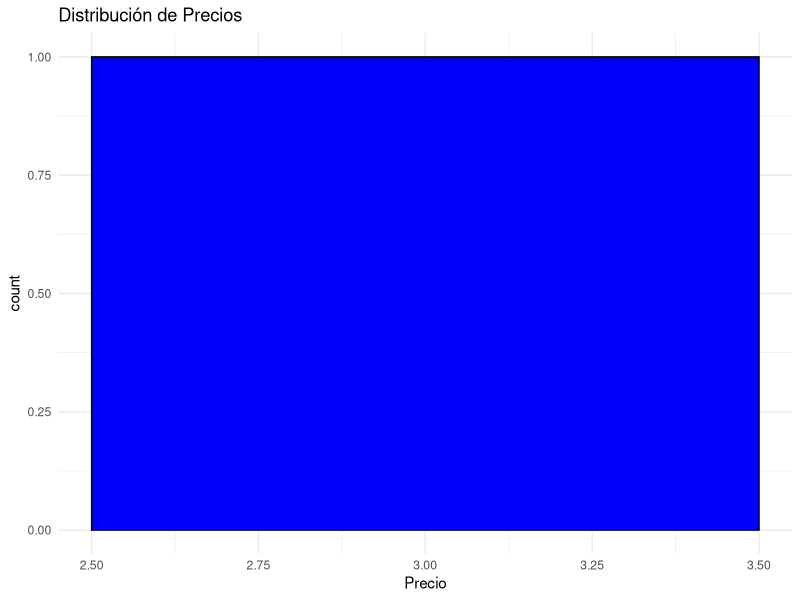
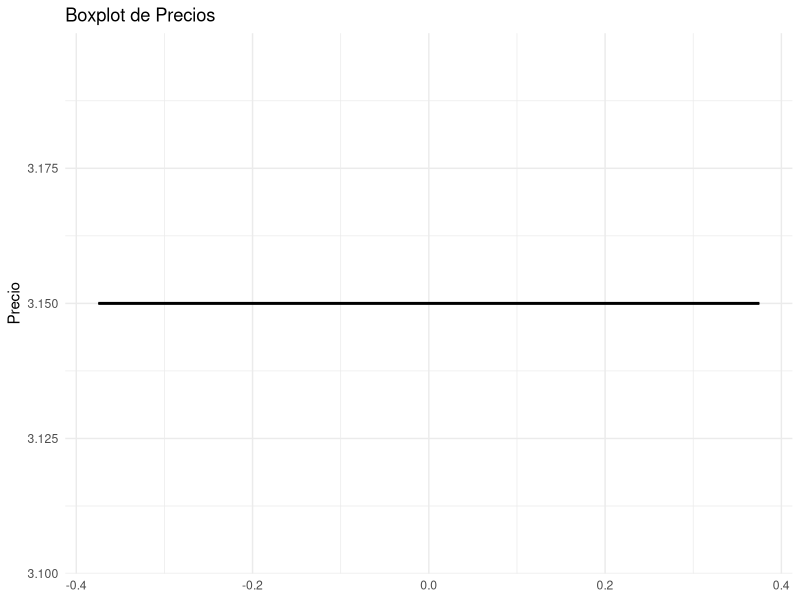

Recreate these plots in R, in order.
## ---- chunk 1
knitr::opts_chunk$set(warning = TRUE)
## ---- chunk 2
library(readr)
library(stringr)
library(dplyr)
library(forcats)
productos <- read_csv("productos.csv")
## ---- chunk 3
head(productos)
## ---- chunk 4
# "Nombre no disponible" como NA
productos$Nombre[productos$Nombre == "Nombre no disponible"] <- NA
# "Marca no disponible como NA
productos$Marca[productos$Marca == "Marca no disponible"] <- NA
# "Precio no disponible" como NA
productos$Precio[productos$Precio == "Precio no disponible"] <- NA
# "Unidad no disponible" como NA
productos$unidad[productos$unidad == "Unidad no disponible"] <- NA
# "Precio por unidad no disponible" como NA
productos$precio_unidad[productos$precio_unidad == "Precio por unidad no disponible"] <- NA
# "Categoría no disponible" como NA
productos$Categoria[productos$Categoria == "Categoría no disponible"] <- NA
# "Subcategoría no disponible" como NA
productos$Subcategoria[productos$Subcategoria == "Subcategoría no disponible"] <- NA
# "Subcategoría no disponible" como NA
productos$Estado[productos$Estado == "Estado no disponible"] <- NA
## ---- chunk 5
# Preparación variables
productos <- productos %>% 
  mutate(Precio = gsub(" €", "", Precio),
         Precio = gsub(",", ".", Precio),
         Precio = as.numeric(Precio),
         unidad = ifelse(str_detect(precio_unidad, "/"), str_split(precio_unidad, "/", simplify = TRUE)[ ,2], unidad),
         precio_unidad = ifelse(str_detect(precio_unidad, "/"), str_split(precio_unidad, "/", simplify = TRUE)[,1], precio_unidad),
         precio_unidad = gsub("\\€", "", precio_unidad),
         precio_unidad = gsub(",", ".", precio_unidad),
         # Utilizamos sub() para sacar solo el primer punto que se encuentre (quitar puntos de los miles)
         precio_unidad = ifelse(str_count(precio_unidad, pattern = "\\.") > 1, sub("\\.", "", precio_unidad), precio_unidad),
         precio_unidad = str_remove_all(precio_unidad, "\\s"),
         precio_unidad = as.numeric(precio_unidad),
         Marca = as.factor(Marca),
         Supermercado = as.factor(Supermercado),
         unidad = as.factor(unidad),
         Categoria = as.factor(Categoria),
         Subcategoria = as.factor(Subcategoria),
         Estado = as.factor(Estado)
         )

# To DO 

# Unificar factores con valores diferentes en cada tienda pero que significan lo mismo.
## ---- chunk 6
# Unificar levels de la variable unidad
productos$unidad <- fct_collapse(productos$unidad, KILO = c(" Kgr.", "1 Kg", "KILO")) %>% 
                        fct_collapse(UNIDAD = c("1 U", " Und.", "UNIDAD")) %>% 
                        fct_collapse(LITRO = c(" Litro", "1 L", "LITRO")) %>%
                        fct_collapse(METRO = c(" MTS", "1 M", "METRO")) %>% 
                        fct_collapse(`100ml` = c(" 100ml", "100 ml", "100 ML.")) %>% # Transofrmar a LITRO?
                        fct_collapse(`100g` = c(" 100GR", "100 Gr", "100 GR.")) %>% # Transdormar a KILO?
                        fct_collapse(DOCENA = c(" doce", "1 Dc", "DOCENA")) %>% # Transformar a UNIDAD?
                        fct_collapse(LAVADO = c("1 Lv", "LAVADO", "1 Do", " Dosis")) #Transformar a UNIDAD?
## ---- chunk 7
summary(productos)
## ---- chunk 8
productos <- productos[ ,-c(5,6)]
## ---- chunk 9
# Proporción de valores faltantes por columna
colSums(is.na(productos)) / nrow(productos)
## ---- chunk 10
# Faltantes por supermercado
table(productos$Supermercado, is.na(productos$Marca)) %>% prop.table(margin = 2)

# Faltantes por supermercado
table(productos$Supermercado, is.na(productos$Categoria)) %>% prop.table(margin = 2)

# Faltantes por supermercado
table(productos$Supermercado, is.na(productos$Subcategoria)) %>% prop.table(margin = 2)
## ---- chunk 11
# Proporcion de filas con valores faltantes en Nombre, Precio, unidad, precio_unidad
sum(is.na(productos$Nombre) & is.na(productos$Precio) & is.na(productos$unidad) & is.na(productos$precio_unidad))/nrow(productos)
## ---- chunk 12
# Eliminamos todas las filas que se han contado anteriormente
productos <- productos[!(is.na(productos$Nombre) & is.na(productos$Precio) & is.na(productos$unidad) & is.na(productos$precio_unidad)), ]
## ---- chunk 13
library(readr)
library(dplyr)
library(stringr)
library(stringi)


# Separar datos en dos conjuntos: uno con categorías conocidas y otro sin ellas
datos_con_categoria <- productos %>% filter(!is.na(Categoria) & !is.na(Subcategoria))
datos_sin_categoria <- productos %>% filter(is.na(Categoria) | is.na(Subcategoria))

# Función para escapar caracteres especiales en expresiones regulares
escape_regex <- function(string) {
  # Usamos stri_escape_unicode para escapar adecuadamente caracteres especiales
  escaped_string <- stri_escape_unicode(string)
  # Reemplazamos manualmente ciertos caracteres que necesitan doble escape en contextos regex
  escaped_string <- gsub("([\\[\\]\\^\\$\\.\\|\\?\\*\\+\\(\\)\\{\\}\\=!<>:\\-])", "\\\\\\1", escaped_string, perl = TRUE)
  return(escaped_string)
}

# Función para buscar coincidencias de palabras y asignar categorías
asignar_categorias <- function(nombre_producto, datos_referencia) {
  # Preparar patrón de búsqueda basado en el nombre del producto
  # Dividir el nombre en palabras, escapar caracteres especiales y crear un patrón de búsqueda flexible
  palabras <- unlist(str_split(nombre_producto, "\\s+"))
  palabras <- sapply(palabras, escape_regex, USE.NAMES = FALSE)
  patron <- paste(palabras, collapse = "|")
  
  # Buscar coincidencias en los nombres de productos con categorías conocidas
  indices <- which(str_detect(datos_referencia$Nombre, regex(patron, ignore_case = TRUE)))
  
  if (length(indices) > 0) {
    categorias_encontradas <- datos_referencia$Categoria[indices]
    subcategorias_encontradas <- datos_referencia$Subcategoria[indices]
    
    # Devolver la categoría y subcategoría más frecuentes encontradas
    categoria_final <- names(which.max(table(categorias_encontradas)))
    subcategoria_final <- names(which.max(table(subcategorias_encontradas)))
    return(c(categoria_final, subcategoria_final))
  } else {
    return(c(NA, NA))  # No se encontraron coincidencias
  }
}

# Aplicar la función a cada producto sin categoría
resultados <- lapply(datos_sin_categoria$Nombre, asignar_categorias, datos_con_categoria)
resultados <- do.call(rbind, resultados)
colnames(resultados) <- c("Categoria", "Subcategoria")

# Unir los resultados con los datos originales sin categoría
datos_sin_categoria[c("Categoria", "Subcategoria")] <- resultados

# Combinar de nuevo con los datos originales
productos_actualizados <- bind_rows(datos_con_categoria, datos_sin_categoria)


## ---- chunk 14
# Faltantes por supermercado
table(productos_actualizados$Supermercado, is.na(productos_actualizados$Categoria)) %>% prop.table(margin = 2)

# Faltantes por supermercado
table(productos_actualizados$Supermercado, is.na(productos_actualizados$Subcategoria)) %>% prop.table(margin = 2)
## ---- chunk 15
# Filtrar productos del supermercado 'Consum'
productos_consum <- productos %>%
  filter(Supermercado == "Consum")

# Visualizar los resultados
print(productos_consum)


# Filtrar productos del supermercado 'Consum'
productos_consum_actualizado <- productos_actualizados %>%
  filter(Supermercado == "Consum")

# Visualizar los resultados
print(productos_consum)

print(productos_consum_actualizado)
## ---- chunk 16
#  'Precio' es numérico
library(ggplot2)

# Histograma de precios
ggplot(productos, aes(x = Precio)) + 
  geom_histogram(binwidth = 1, fill = "blue", color = "black") +
  theme_minimal() +
  ggtitle("Distribución de Precios")

# Boxplot de precios
ggplot(productos, aes(y = Precio)) +
  geom_boxplot(fill = "tomato", color = "black") +
  theme_minimal() +
  ggtitle("Boxplot de Precios")

# Asegurando que Precio es numérico (si aún no se ha convertido)
productos$Precio <- as.numeric(gsub(" €", "", gsub(",", ".", productos$Precio)))

# Calcular Q1, Q3 y IQR
Q1 <- quantile(productos$Precio, 0.25, na.rm = TRUE)
Q3 <- quantile(productos$Precio, 0.75, na.rm = TRUE)
IQR <- Q3 - Q1

# Límites para outliers
lower_bound <- Q1 - 1.5 * IQR
upper_bound <- Q3 + 1.5 * IQR

# Filtrar datos extremos
outliers <- productos %>%
  filter(Precio < lower_bound | Precio > upper_bound)

print(outliers)

